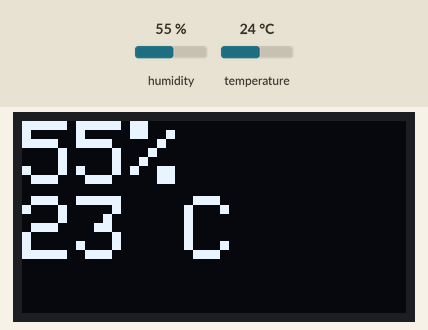
A program run on a simulated ESP8266 (Wemos D1 mini). Shown: 128×64 one-colour display. Wiring (inferred from the names in the program): HTU21/Si7021 sensor at I2C address 0x40. The inputs (shaded band) are chosen by the test bench; at power-on: humidity 55 %, temperature 24 °C.

Above: at 3.4 s.
3.5 s: humidity set to 22 %
At 6.4 s:
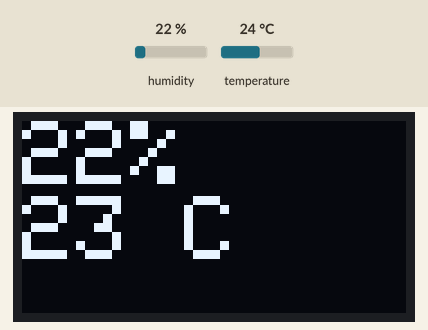
6.8 s: temperature set to 12 °C
At 8.0 s:
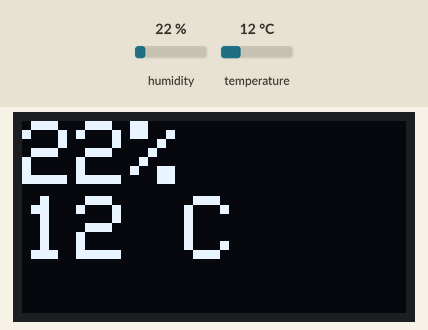
10.0 s: humidity set to 40 %
At 10.8 s:
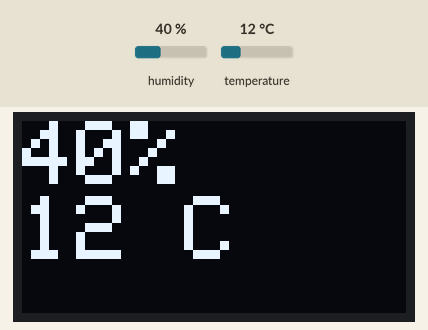
13.2 s: temperature set to 19 °C
At 15.3 s:
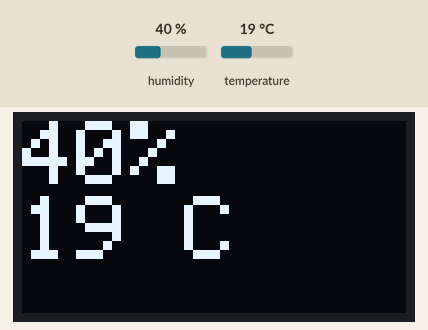
Timing chart, 0 to 16.8 s (numbered marks = the images above; inputs shaded):
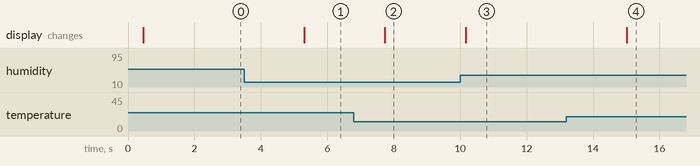

The program:

main.cpp
```cpp
#include <ESP8266WiFi.h>
#include <Wire.h>
#include <Adafruit_GFX.h>
#include "Adafruit_SSD1306.h"
#include "SHT21.h"

// SCL GPIO5
// SDA GPIO4
#define OLED_RESET 0  // GPIO0
Adafruit_SSD1306 display(OLED_RESET);
SHT21 sht21;

void disp(float humidity, float temp) {
  char buf[10];
  // Clear the buffer.
  display.clearDisplay();
  display.setTextSize(3);
  display.setTextColor(WHITE);

  display.setCursor(0, 0);
  sprintf(buf, "%2d%%", (int)humidity);
  display.print(buf);

  display.setCursor(0, 25);
  sprintf(buf, "%2d C", (int)temp);
  display.print(buf);

  display.display();
  delay(1000);
}

void setup()   {
  // disable wifi to save power and prevent interrupts
  WiFi.disconnect();
  WiFi.mode(WIFI_OFF);
  WiFi.forceSleepBegin();

  Serial.begin(115200);

  display.begin(SSD1306_SWITCHCAPVCC, 0x3C);  // initialize with the I2C addr 0x3C (for the 64x48)

}

void loop() {
  disp(sht21.getHumidity(), sht21.getTemperature());

  delay(1000);
}
```

SHT21.cpp
```cpp
#include <Wire.h>
#include <arduino.h>
#include "SHT21.h"

SHT21::SHT21 () {
  Wire.begin();
  Wire.beginTransmission(si7021Addr);
  Wire.endTransmission();
}

float SHT21::getHumidity(void) {
  unsigned int data[2];

  Wire.beginTransmission(si7021Addr);
  //Send humidity measurement command
  Wire.write(0xF5);
  Wire.endTransmission();
  delay(200);

  // Request 2 bytes of data
  Wire.requestFrom(si7021Addr, 2);
  // Read 2 bytes of data to get humidity
  if (Wire.available() == 2) {
    data[0] = Wire.read();
    data[1] = Wire.read();
  }

  float humidity  = ((data[0] * 256.0) + data[1]);
  return ((125 * humidity) / 65536.0) - 6;
}

float SHT21::getTemperature(void) {
  unsigned int data[2];

  Wire.beginTransmission(si7021Addr);
  // Send temperature measurement command
  Wire.write(0xF3);
  Wire.endTransmission();
  delay(200);

  // Request 2 bytes of data
  Wire.requestFrom(si7021Addr, 2);

  // Read 2 bytes of data for temperature
  if (Wire.available() == 2) {
    data[0] = Wire.read();
    data[1] = Wire.read();
  }

  // Convert the data
  float temp  = ((data[0] * 256.0) + data[1]);
  return ((175.72 * temp) / 65536.0) - 46.85;
}
```

SHT21.h
```cpp
#ifndef SHT21_H
#define SHT21_H

#include <Wire.h>

#define si7021Addr 0x40

class SHT21 {
public:
  SHT21();
  float getHumidity(void);
  float getTemperature(void);
};

#endif
```

Measured:
- after the input at 3.5 s, the display: changes after 1.8 s (image 1)
- after the input at 6.8 s, the display: changes after 0.94 s (image 2)
- after the input at 10.0 s, the display: changes after 0.16 s (image 3)
- after the input at 13.2 s, the display: changes after 1.8 s (image 4)
